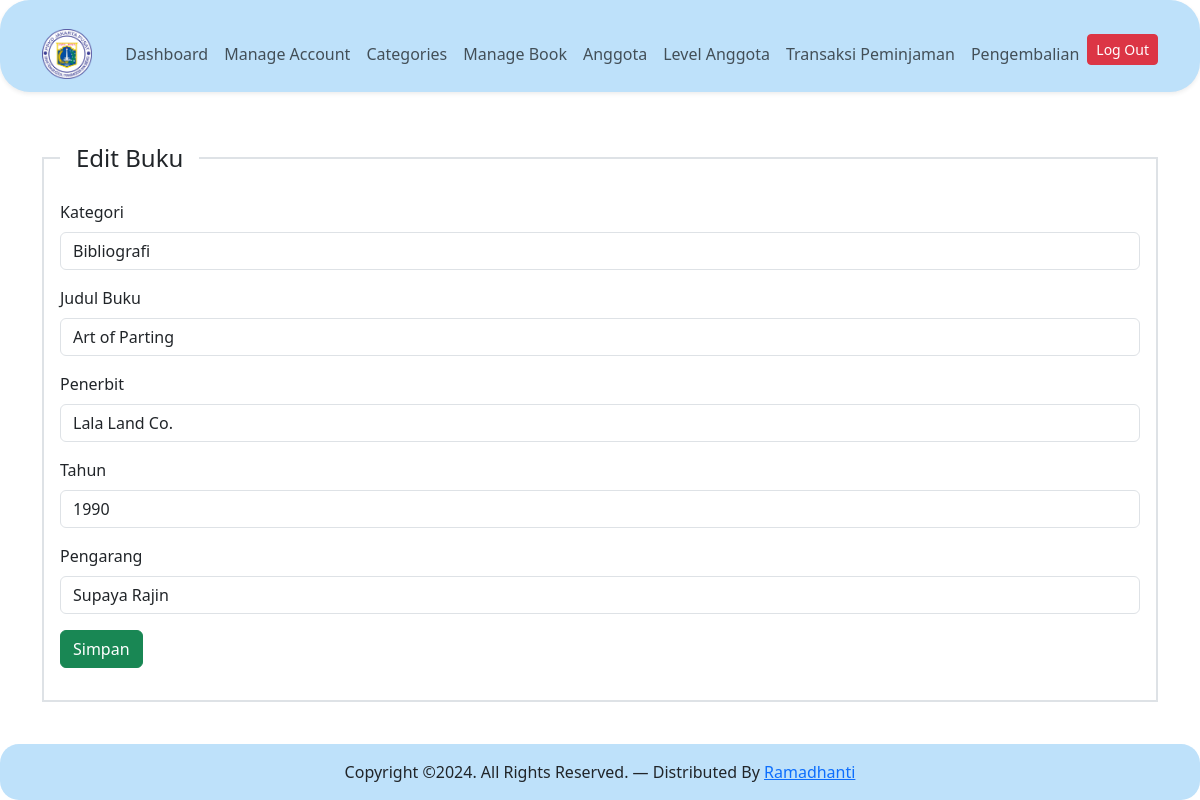
The page /controler/index.php?pg=tambah_buku&edit=11 (signed in) on the database its author committed.
### tables this page shows
CREATE TABLE `books` (
  `id` int(11) NOT NULL,
  `id_kategori` int(11) NOT NULL,
  `nama_buku` varchar(50) NOT NULL,
  `penerbit` varchar(50) NOT NULL,
  `tahun` varchar(10) NOT NULL,
  `pengarang` varchar(50) NOT NULL,
  `created_at` timestamp NOT NULL DEFAULT current_timestamp(),
  `updated_at` timestamp NOT NULL DEFAULT current_timestamp() ON UPDATE current_timestamp()
);

CREATE TABLE `kategori` (
  `id` int(11) NOT NULL,
  `nama_kategori` varchar(50) NOT NULL,
  `created_at` timestamp NOT NULL DEFAULT current_timestamp(),
  `updated_at` timestamp NOT NULL DEFAULT current_timestamp() ON UPDATE current_timestamp()
);

### content/tambah_buku.php (the view, shortened to what this page needs)
<?php
$id = isset($_GET['edit']) ? $_GET['edit'] : '';
$editBook = mysqli_query($koneksi, "SELECT * FROM books WHERE id= '$id'");
$rowBook = mysqli_fetch_assoc($editBook);
$queryKat = mysqli_query($koneksi, "SELECT * FROM kategori");
?>
<div class="wrapper">
    <div class="container mt-5">
        <div class="row">
            <div col-sm-12>
                <fieldset class="border border-2 p-3" style="border-width: 2px; border-color: black; border-style: solid;">
                    <legend class="float-none w-auto px-3"><?php echo isset($_GET['edit']) ? 'Edit' : 'Tambah' ?> Buku</legend>
                    <form action="" method="post">
                        <div class="mb-3">
                            <label for="kategori" class="form-label">Kategori</label>
                            <select name="id_kategori" id="" class="form-control">
                                <?php while ($rowKat = mysqli_fetch_assoc($queryKat)): ?>
                                    <option <?php echo isset($_GET['edit']) ? ($rowKat['id'] == $rowBook['id_kategori'] ? 'selected' : '') : '' ?> value="<?php echo $rowKat['id'] ?>"><?php echo $rowKat['nama_kategori'] ?></option>
                                <?php endwhile ?>
                            </select>
                        </div>
                        <div class="mb-3">
                            <label for="nama" class="form-label">Judul Buku</label>
                            <input type="text" class="form-control" name="nama_buku" placeholder="Masukkan Judul Buku" value="<?php echo isset($_GET['edit']) ? $rowBook['nama_buku'] : '' ?>">
                        </div>
                        <div class="mb-3">
                            <label for="penerbit" class="form-label">Penerbit</label>
                            <input type="text" class="form-control" name="penerbit" placeholder="Masukkan Penerbit" value="<?php echo isset($_GET['edit']) ? $rowBook['penerbit'] : '' ?>">
                        </div>
                        <div class="mb-3">
                            <label for="tahun" class="form-label">Tahun</label>
                            <input type="text" class="form-control" name="tahun" placeholder="Masukkan Tahun" value="<?php echo isset($_GET['edit']) ? $rowBook['tahun'] : '' ?>">
                        </div>
                        <div class="mb-3">
                            <label for="pengarang" class="form-label">Pengarang</label>
                            <input type="text" class="form-control" name="pengarang" placeholder="Masukkan Pengarang" value="<?php echo isset($_GET['edit']) ? $rowBook['pengarang'] : '' ?>">
                        </div>
                        <div class="mb-3">
                            <button type="submit" class="btn btn-success" name="<?php echo isset($_GET['edit']) ? 'edit' : 'tambah' ?>">Simpan</button>
                        </div>
                    </form>
                </fieldset>
            </div>
        </div>
    </div>
</div>

### rows shown on the page
books: id_kategori "Bibliografi", nama_buku "Art of Parting", penerbit "Lala Land Co.", tahun "1990", pengarang "Supaya Rajin"
